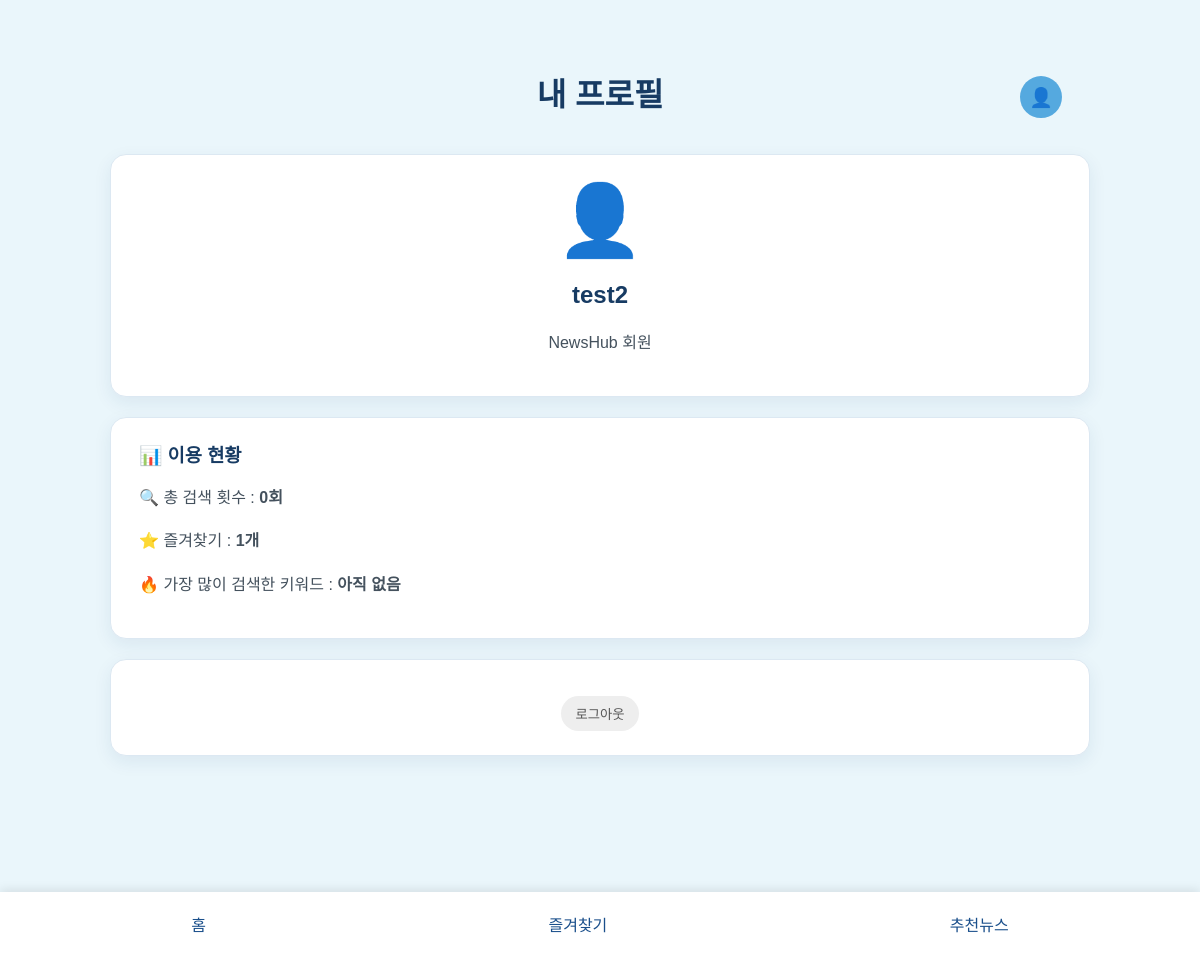
The app's page /profile (signed in), older data.
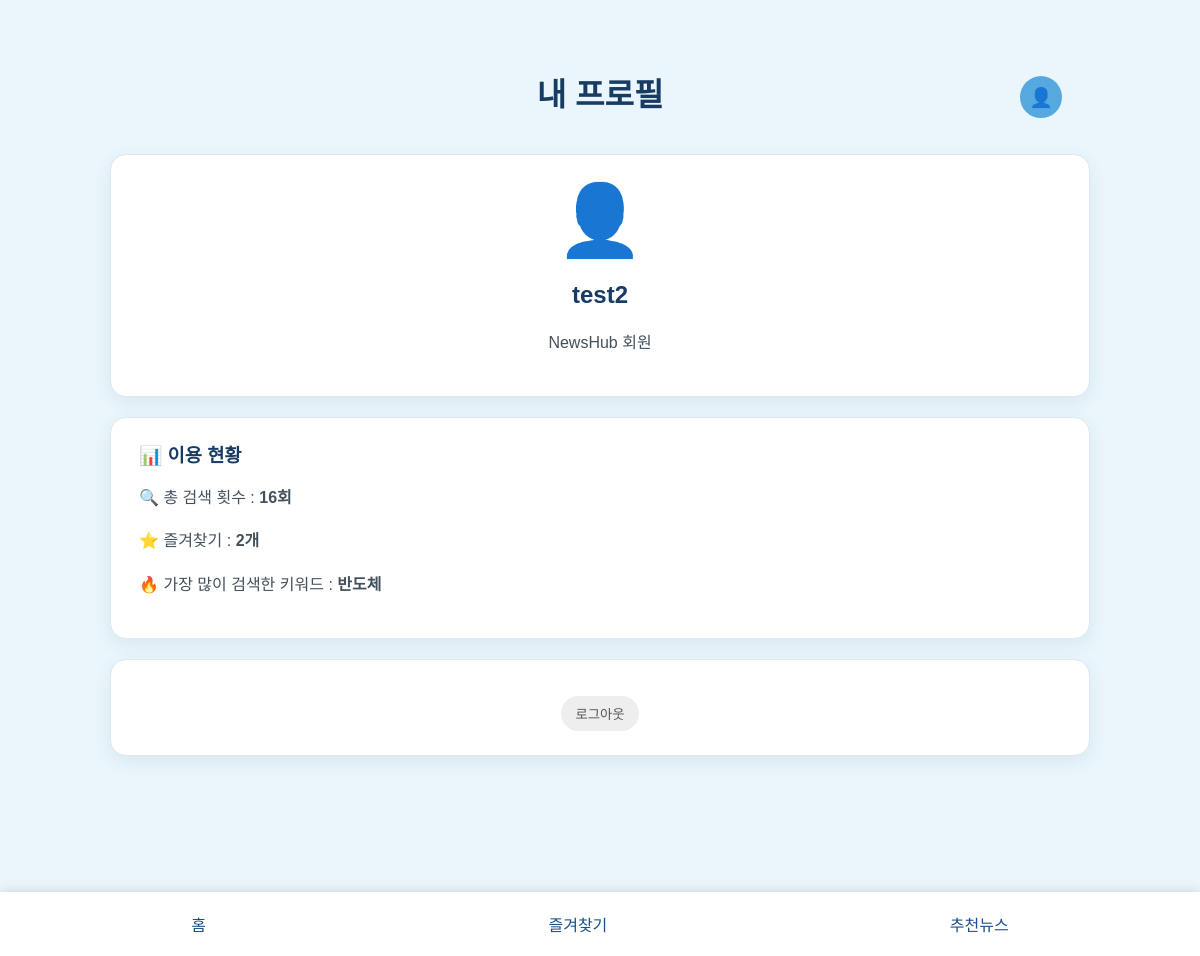
The same page, newer data.
### tables this page shows
CREATE TABLE user_search_keywords (
            id INTEGER PRIMARY KEY AUTOINCREMENT,
            username TEXT NOT NULL,
            keyword TEXT NOT NULL,
            count INTEGER NOT NULL DEFAULT 1,
            UNIQUE(username, keyword)
        );

### app.py (the view)
@app.route("/profile")
def profile():
    username = session.get("username")
    if not username:
        return redirect(url_for("login"))
    connection = sqlite3.connect("news.db")
    favorite_count = connection.execute(
        """
        SELECT COUNT(*)
        FROM favorites
        WHERE username = ?
        """,
        (username,)
    ).fetchone()[0]
    search_count = connection.execute(
        """
        SELECT COALESCE(SUM(count), 0)
        FROM user_search_keywords
        WHERE username = ?
        """,
        (username,)
    ).fetchone()[0]
    top_keyword_row = connection.execute(
        """
        SELECT keyword, count
        FROM user_search_keywords
        WHERE username = ?
        ORDER BY count DESC, keyword ASC
        LIMIT 1
        """,
        (username,)
    ).fetchone()
    connection.close()
    if top_keyword_row:
        top_keyword = top_keyword_row[0]
        top_keyword_count = top_keyword_row[1]
    else:
        top_keyword = "아직 없음"
        top_keyword_count = 0
    return render_template(
        "profile.html",
        username=username,
        favorite_count=favorite_count,
        search_count=search_count,
        top_keyword=top_keyword,
        top_keyword_count=top_keyword_count
    )

### templates/profile.html (shortened to what this page needs)
<!DOCTYPE html>
<html lang="ko">
<head>
    <link
        rel="stylesheet"
        href="{{ url_for('static', filename='style.css') }}"
    >
</head>
<body>
    <div class="title-row">
        <h1>내 프로필</h1>
        <a href="{{ url_for('profile') }}" class="profile-icon">
            👤
        </a>
    </div>
    <main>
        <article style="text-align:center;">
            <div style="font-size:70px;">👤</div>
            <h2>{{ username }}</h2>
            <p>
                NewsHub 회원
            </p>
        </article>
        <article>
            <h3>📊 이용 현황</h3>
            <p>
                🔍 총 검색 횟수 :
                <strong>{{ search_count }}회</strong>
            </p>
            <p>
                ⭐ 즐겨찾기 :
                <strong>{{ favorite_count }}개</strong>
            </p>
            <p>
                🔥 가장 많이 검색한 키워드 :
                <strong>{{ top_keyword }}</strong>
            </p>
        </article>
        <article style="text-align:center;">
            <a href="{{ url_for('logout') }}">
                <button class="delete-button">
                    로그아웃
                </button>
            </a>
        </article>
    </main>
    <footer>
        <a href="{{ url_for('home') }}">홈</a>
        <a href="{{ url_for('favorites') }}">즐겨찾기</a>
        <a href="{{ url_for('interests') }}">추천뉴스</a>
    </footer>
</body>
</html>

Row changes from the older to the newer data that the page shows:
added user_search_keywords: username "test2", keyword "반도체"
Text that changed along with them:
{{ search_count }}: "0" → "16"
{{ favorite_count }}: "1" → "2"
{{ username }}: "test2" → (not shown)
{{ top_keyword }}: "아직 없음" → (not shown)
